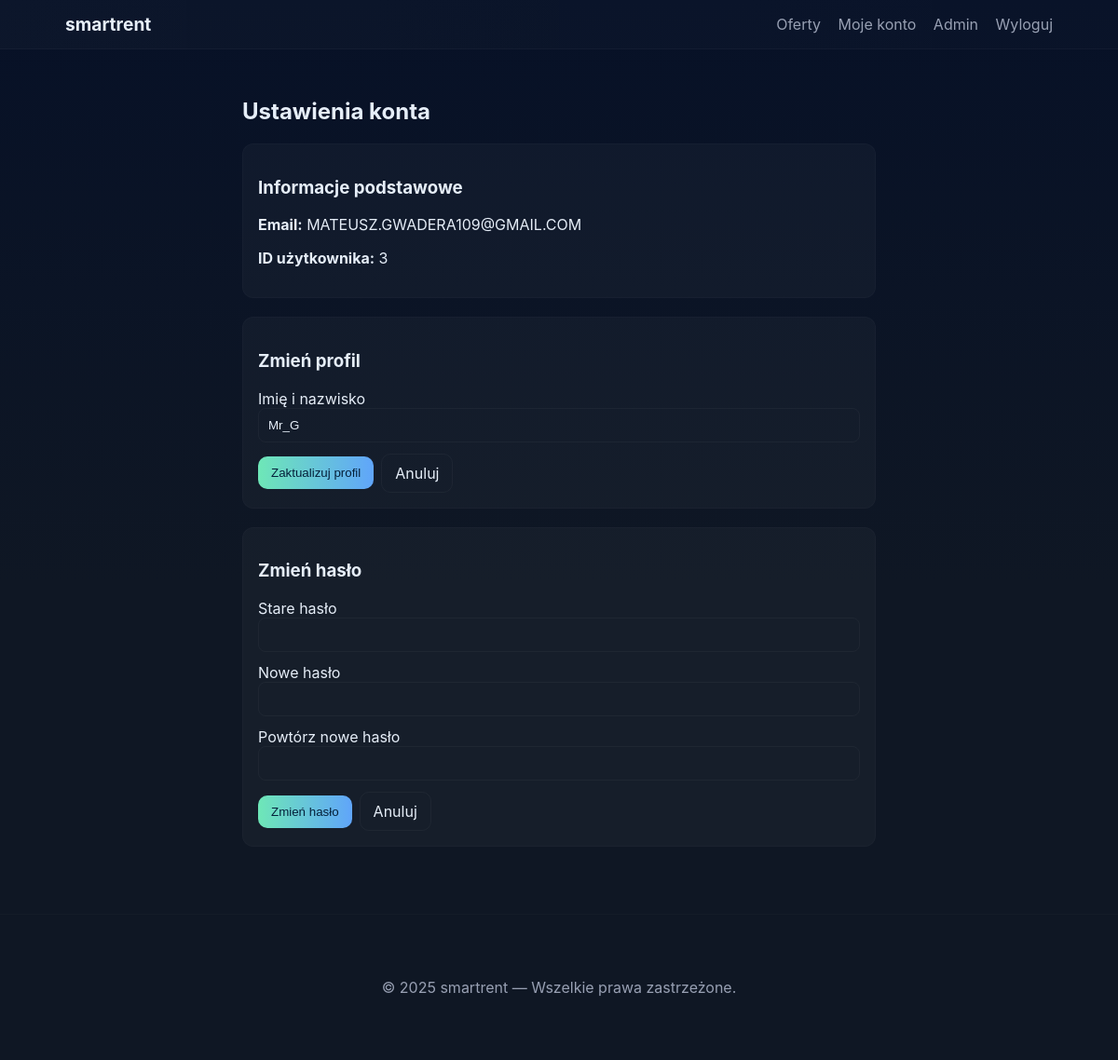
/user_settings.php (signed in), run on the app's committed database.
### tables this page shows
CREATE TABLE `users` (
  `id` int(11) NOT NULL,
  `name` varchar(150) NOT NULL,
  `email` varchar(200) NOT NULL,
  `password` varchar(255) NOT NULL,
  `role` enum('user','admin') NOT NULL DEFAULT 'user',
  `created_at` datetime DEFAULT current_timestamp()
);

### user_settings.php (the view, shortened to what this page needs)
<?php
require_once 'includes/db.php';
$user_id = $_SESSION['user_id'];
$stmt = $pdo->prepare("SELECT id, name, email FROM users WHERE id = :id");
$stmt->execute(['id' => $user_id]);
$user = $stmt->fetch(PDO::FETCH_ASSOC);
?>
<!doctype html>
<html lang="pl">
<head>
  <link rel="stylesheet" href="assets/css/style.css">
</head>
<body>
<?php include 'includes/navbar.php'; ?>
<main class="container narrow">
  <h2>Ustawienia konta</h2>
  <div class="panel" style="margin-bottom:20px">
    <h3>Informacje podstawowe</h3>
    <p><strong>Email:</strong> <?=htmlspecialchars($user['email'])?></p>
    <p><strong>ID użytkownika:</strong> <?=htmlspecialchars($user['id'])?></p>
  </div>
  <div class="panel" style="margin-bottom:20px">
    <h3>Zmień profil</h3>
    <form method="post">
      <label>Imię i nazwisko
        <input type="text" name="name" value="<?=htmlspecialchars($user['name'])?>" required>
      </label>
      <div class="form-actions">
        <button class="btn btn-primary" type="submit" name="change_profile">Zaktualizuj profil</button>
        <a class="btn" href="user_panel.php">Anuluj</a>
      </div>
    </form>
  </div>
  <div class="panel">
    <h3>Zmień hasło</h3>
    <form method="post">
      <label>Stare hasło
        <input type="password" name="old_password" required>
      </label>
      <label>Nowe hasło
        <input type="password" name="new_password" required>
      </label>
      <label>Powtórz nowe hasło
        <input type="password" name="confirm_password" required>
      </label>
      <div class="form-actions">
        <button class="btn btn-primary" type="submit" name="change_password">Zmień hasło</button>
        <a class="btn" href="user_panel.php">Anuluj</a>
      </div>
    </form>
  </div>
</main>
<?php include 'includes/footer.php'; ?>
</body>
</html>

### assets/css/style.css (style rules this page uses)
:root { --bg:#0f1724; --card:#0b1220; --muted:#98a0b3; --accent:#6ee7b7; --accent-2:#60a5fa; --text:#e6eef8; --glass: rgba(255,255,255,0.03); --radius:12px; --max-width:1100px; --gap:18px; font-family: Inter, ui-sans-serif, system-ui, -apple-system, "Segoe UI", Roboto, "Helvetica Neue", Arial; color-scheme: dark; }
* { box-sizing:border-box }
body { margin:0; background: linear-gradient(180deg, #071127 0%, #0f1724 55%); color:var(--text); -webkit-font-smoothing:antialiased; -moz-osx-font-smoothing:grayscale; min-height:100vh; }
.container { max-width:var(--max-width); margin:0 auto; padding:32px 20px; }
.btn { display:inline-block;padding:10px 14px;border-radius:10px;background:transparent;border:1px solid rgba(255,255,255,0.04);color:var(--text);text-decoration:none;cursor:pointer; }
.btn-primary { background:linear-gradient(90deg,var(--accent),var(--accent-2));color:#05203a;border:0 }
.container.narrow { max-width:720px }
.panel { background:var(--glass);padding:16px;border-radius:12px;border:1px solid rgba(255,255,255,0.02); }
label { display:block;margin-bottom:12px }
input[type="text"],input[type="email"],input[type="password"],textarea,input[type="number"],input[type="date"] { width:100%;padding:10px;border-radius:8px;border:1px solid rgba(255,255,255,0.04);background:transparent;color:var(--text) }
.form-actions { display:flex;gap:8px;align-items:center;margin-top:12px }

### data on the page
users: email "MATEUSZ.GWADERA109@GMAIL.COM", id "3", name "Mr_G"

### other printed values
APP_NAME "smartrent"
